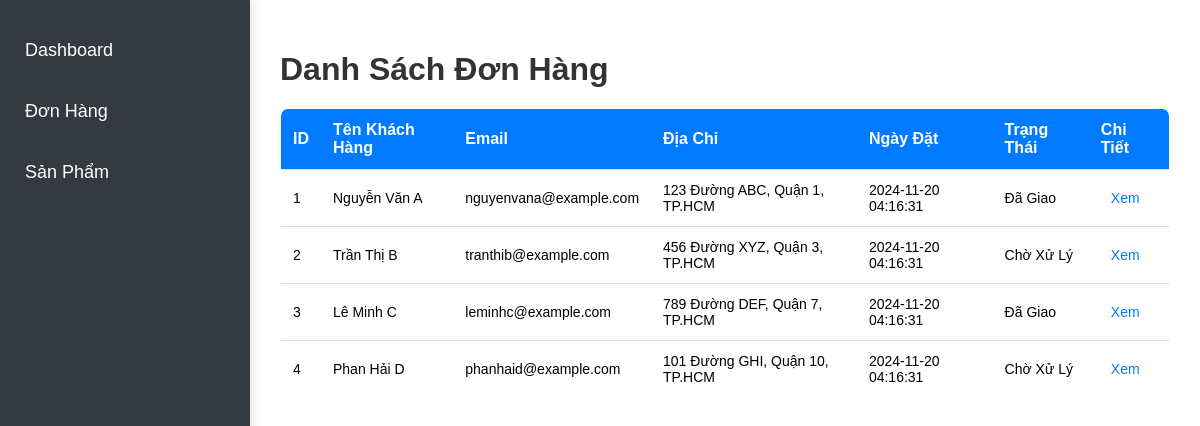
The page /admin/orders.php on the database its author committed.
### tables this page shows
CREATE TABLE `orders` (
  `id` int(11) NOT NULL,
  `customer_name` varchar(255) NOT NULL,
  `email` varchar(255) NOT NULL,
  `address` text NOT NULL,
  `order_date` datetime DEFAULT current_timestamp(),
  `status` varchar(50) NOT NULL
);

### admin/orders.php (the view, shortened to what this page needs)
<?php include 'db.php'; ?>
<!DOCTYPE html>
<html lang="en">
<head>
    <link rel="stylesheet" href="assets/css/styles.css">
</head>
<body>
    <div class="sidebar">
        <ul>
            <li><a href="index.php">Dashboard</a></li>
            <li><a href="orders.php">Đơn Hàng</a></li>
            <li><a href="products.php">Sản Phẩm</a></li>
        </ul>
    </div>
    <div class="content">
        <h1>Danh Sách Đơn Hàng</h1>
        <table>
            <thead>
                <tr>
                    <th>ID</th>
                    <th>Tên Khách Hàng</th>
                    <th>Email</th>
                    <th>Địa Chỉ</th>
                    <th>Ngày Đặt</th>
                    <th>Trạng Thái</th>
                    <th>Chi Tiết</th>
                </tr>
            </thead>
            <tbody>
                <?php
                    $stmt = $conn->prepare("SELECT * FROM orders");
                    $stmt->execute();
                    $orders = $stmt->fetchAll(PDO::FETCH_ASSOC);
                    foreach ($orders as $order) {
                        echo "<tr>
                                <td>{$order['id']}</td>
                                <td>{$order['customer_name']}</td>
                                <td>{$order['email']}</td>
                                <td>{$order['address']}</td>
                                <td>{$order['order_date']}</td>
                                <td>{$order['status']}</td>
                                <td><a href='order_detail.php?id={$order['id']}'>Xem</a></td>
                              </tr>";
                    }
                ?>
            </tbody>
        </table>
    </div>
</body>
</html>

### admin/assets/css/styles.css (style rules this page uses)
body { font-family: 'Arial', sans-serif; background-color: #f4f7fc; margin: 0; padding: 0; display: flex; min-height: 100vh; }
.sidebar { width: 250px; background-color: #343a40; color: #fff; padding-top: 20px; height: 100vh; position: fixed; left: 0; top: 0; box-shadow: 4px 0 10px rgba(0, 0, 0, 0.1); }
.sidebar ul { list-style-type: none; padding: 0; margin: 0; }
.sidebar ul li { padding: 15px; text-align: left; transition: background-color 0.3s ease; }
.sidebar ul li a { color: white; text-decoration: none; display: block; font-size: 18px; }
.content { margin-left: 250px; padding: 30px; flex: 1; background-color: #fff; }
h1 { font-size: 32px; color: #333; margin-bottom: 20px; }
table { width: 100%; border-collapse: collapse; margin-top: 20px; border: 1px solid #ddd; border-radius: 8px; overflow: hidden; }
table thead { background-color: #007bff; color: white; }
table th, table td { padding: 12px; text-align: left; border-bottom: 1px solid #ddd; }
table th { font-weight: bold; }
table td { font-size: 14px; }
a { color: #007bff; text-decoration: none; transition: color 0.3s ease; }
a { display: block; text-decoration: none; font-size: 14px; padding: 5px 10px; border-radius: 4px; transition: background-color 0.3s, color 0.3s; }

### rows shown on the page
orders: id "1", customer_name "Nguyễn Văn A", email "nguyenvana@example.com", address "123 Đường ABC, Quận 1, TP.HCM", order_date "2024-11-20 04:16:31", status "Đã Giao"
orders: id "2", customer_name "Trần Thị B", email "tranthib@example.com", address "456 Đường XYZ, Quận 3, TP.HCM", order_date "2024-11-20 04:16:31", status "Chờ Xử Lý"
orders: id "3", customer_name "Lê Minh C", email "leminhc@example.com", address "789 Đường DEF, Quận 7, TP.HCM", order_date "2024-11-20 04:16:31", status "Đã Giao"
orders: id "4", customer_name "Phan Hải D", email "phanhaid@example.com", address "101 Đường GHI, Quận 10, TP.HCM", order_date "2024-11-20 04:16:31", status "Chờ Xử Lý"
